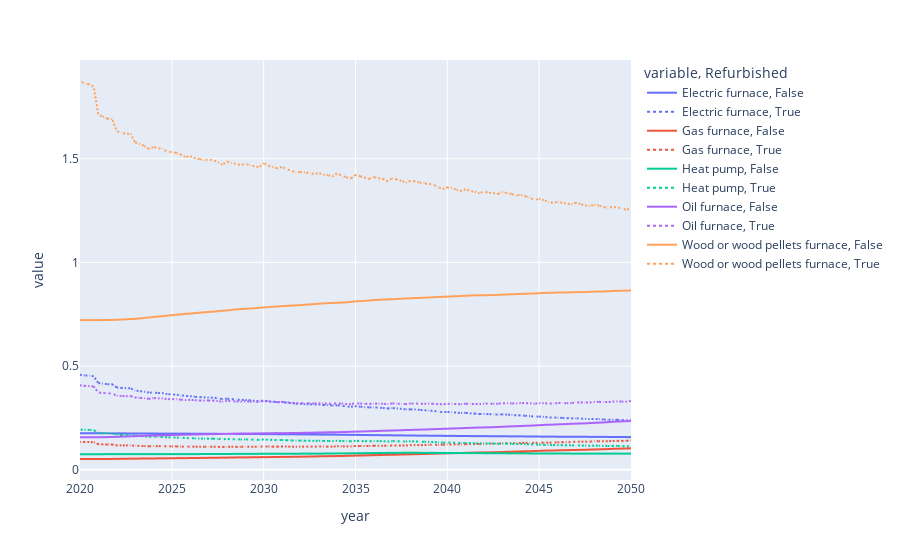

The code cell stored with this chart in its notebook:
### Code cell
mean_lcoh = lcoh_df.groupby(["year", "Refurbished"]).mean().melt(ignore_index=False)

px.line(mean_lcoh.reset_index(), x="year", y="value", color="variable", line_dash="Refurbished", template="plotly")
